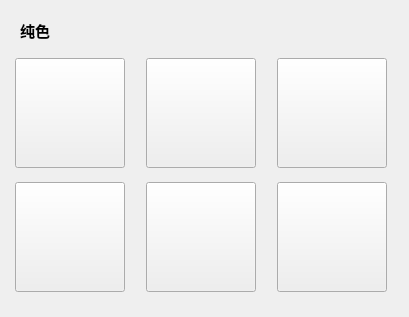
<?xml version="1.0" encoding="UTF-8"?>
<ui version="4.0">
 <class>ChangeColorForm</class>
 <widget class="QWidget" name="ChangeColorForm">
  <property name="geometry">
   <rect>
    <x>0</x>
    <y>0</y>
    <width>409</width>
    <height>317</height>
   </rect>
  </property>
  <property name="windowTitle">
   <string>Form</string>
  </property>
  <widget class="QLabel" name="label">
   <property name="geometry">
    <rect>
     <x>20</x>
     <y>10</y>
     <width>41</width>
     <height>41</height>
    </rect>
   </property>
   <property name="font">
    <font>
     <family>Microsoft YaHei UI</family>
     <pointsize>11</pointsize>
     <weight>75</weight>
     <bold>true</bold>
    </font>
   </property>
   <property name="text">
    <string>纯色</string>
   </property>
  </widget>
  <widget class="QWidget" name="gridLayoutWidget">
   <property name="geometry">
    <rect>
     <x>0</x>
     <y>50</y>
     <width>403</width>
     <height>251</height>
    </rect>
   </property>
   <layout class="QGridLayout" name="gridLayout">
    <item row="0" column="2">
     <widget class="QPushButton" name="ptnPink">
      <property name="maximumSize">
       <size>
        <width>110</width>
        <height>110</height>
       </size>
      </property>
      <property name="text">
       <string/>
      </property>
     </widget>
    </item>
    <item row="0" column="1">
     <widget class="QPushButton" name="ptnBlue">
      <property name="maximumSize">
       <size>
        <width>110</width>
        <height>110</height>
       </size>
      </property>
      <property name="text">
       <string/>
      </property>
     </widget>
    </item>
    <item row="0" column="0">
     <widget class="QPushButton" name="ptnRed">
      <property name="maximumSize">
       <size>
        <width>110</width>
        <height>110</height>
       </size>
      </property>
      <property name="cursor">
       <cursorShape>ArrowCursor</cursorShape>
      </property>
      <property name="autoFillBackground">
       <bool>false</bool>
      </property>
      <property name="text">
       <string/>
      </property>
     </widget>
    </item>
    <item row="1" column="0">
     <widget class="QPushButton" name="ptnOrange">
      <property name="maximumSize">
       <size>
        <width>110</width>
        <height>110</height>
       </size>
      </property>
      <property name="text">
       <string/>
      </property>
     </widget>
    </item>
    <item row="1" column="1">
     <widget class="QPushButton" name="ptnYellow">
      <property name="maximumSize">
       <size>
        <width>110</width>
        <height>110</height>
       </size>
      </property>
      <property name="text">
       <string/>
      </property>
     </widget>
    </item>
    <item row="1" column="2">
     <widget class="QPushButton" name="ptnGreen">
      <property name="maximumSize">
       <size>
        <width>110</width>
        <height>110</height>
       </size>
      </property>
      <property name="text">
       <string/>
      </property>
     </widget>
    </item>
   </layout>
  </widget>
 </widget>
 <resources/>
 <connections/>
</ui>
